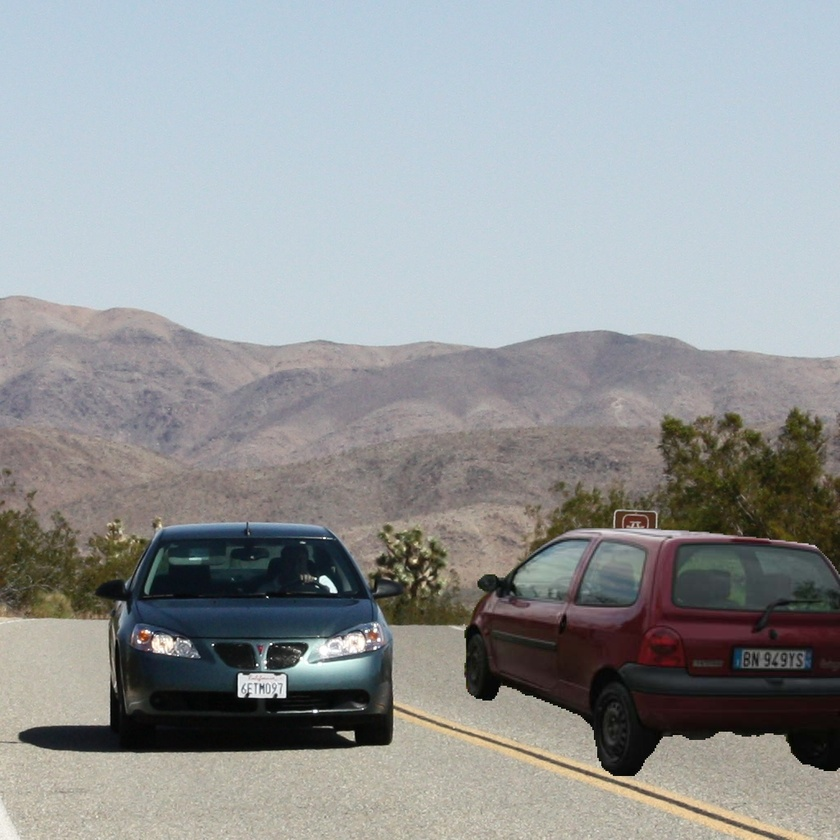
#> input picture Prove_2025/immagini/auto.jpg, 840 x 840 px, shrunk from 1024 x 1024 before the run, found by its file name
$ python Ex3.py
#> lines starting #> are read from the running program, lines starting #| are printed output that depends on the picture; after the words box and inside, x2 and y2 are one past the last pixel; in counts of white or black regions, pixels touching at a corner belong together
# -*- coding: utf-8 -*-
"""
Created on Sat Apr 19 19:24:01 2025

@author: david
"""

import skimage.io as io
import numpy as np
import matplotlib.pyplot as plt
import scipy.ndimage as ndi
import skimage.morphology as morph
import skimage.color as col

plt.close('all')
x = io.imread('../Immagini/auto.jpg')
#> x is the input picture: shape (840, 840, 3); mean R, G, B 148.4, 151.6, 152.9
plt.figure('input')
plt.imshow(x, cmap='gray', clim=[0,255])

# 1. si generano copie dell’immagine a diversa qualit`a xQ(m, n, k) (Q = 1 : 10 : 100);
Quality = [90]
Y = []
for Q in Quality:
    filename= 'q'+ str(Q) + '.jpg'
    io.imsave(filename, x, quality=Q ) #compressione
    xq =io.imread(filename)
    d= (x - xq )**2
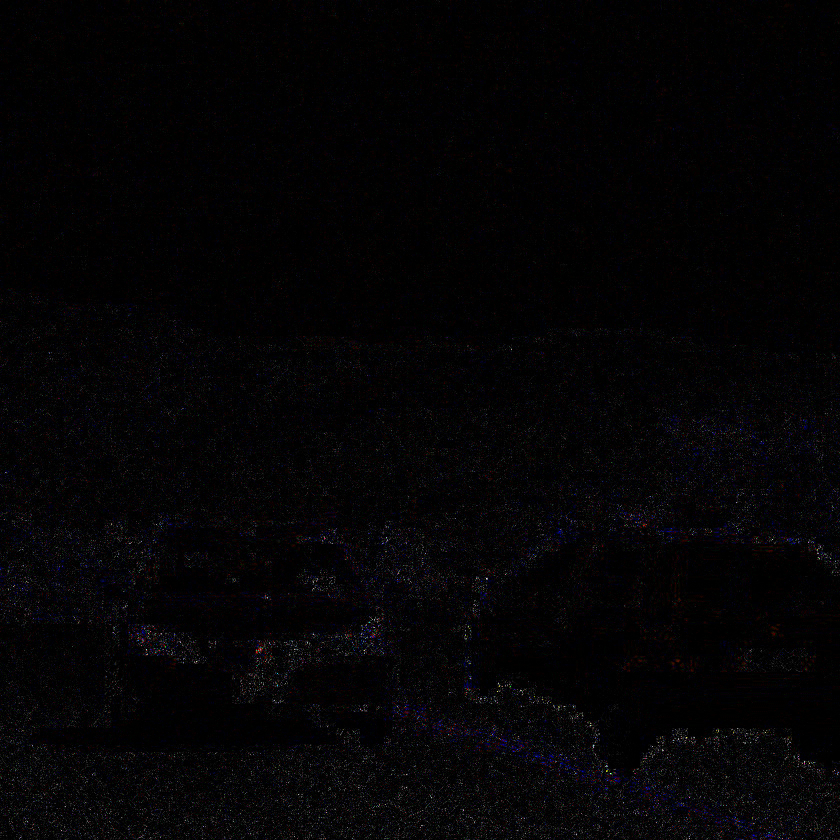
#> d: shape (840, 840, 3); mean R, G, B 4.4, 3.5, 4.7
    d = np.mean(d, -1)
#> d: shape (840, 840) float64
    y = ndi.generic_filter(d, np.mean, (16,16))
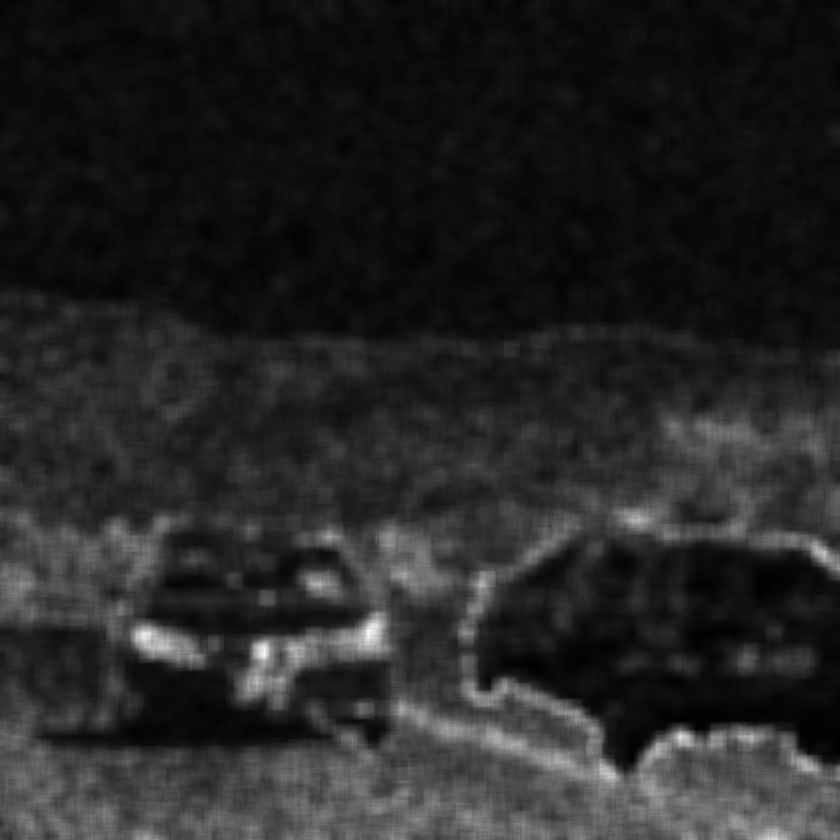
#> y: shape (840, 840) float64; min 0.306, max 26.36, mean 4.2; drawn with min black and max white
    Y.append(y)
    plt.figure(filename)
    y = y<1
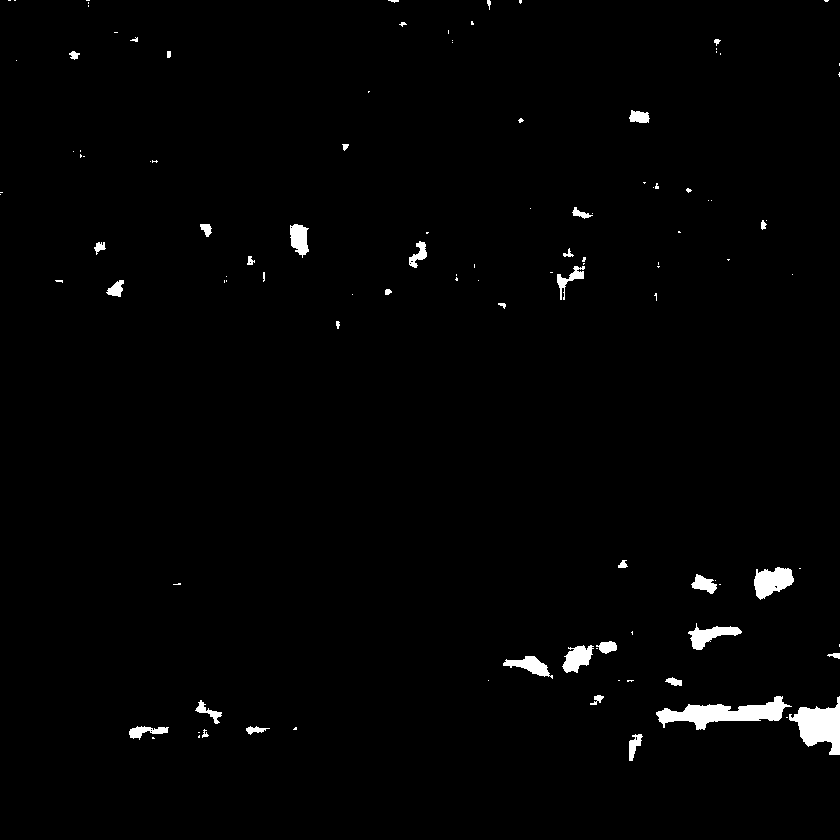
#> y: shape (840, 840) bool; 1.4% white; 111 white regions (72 under 20 px), largest, box (x1, y1, x2, y2) and area: (656, 696, 792, 730) 2021, (789, 696, 840, 755) 1635, (754, 567, 794, 600) 861
    plt.imshow(y, cmap='gray', clim=[0,1])
    y= morph.binary_closing(y, morph.disk(10))
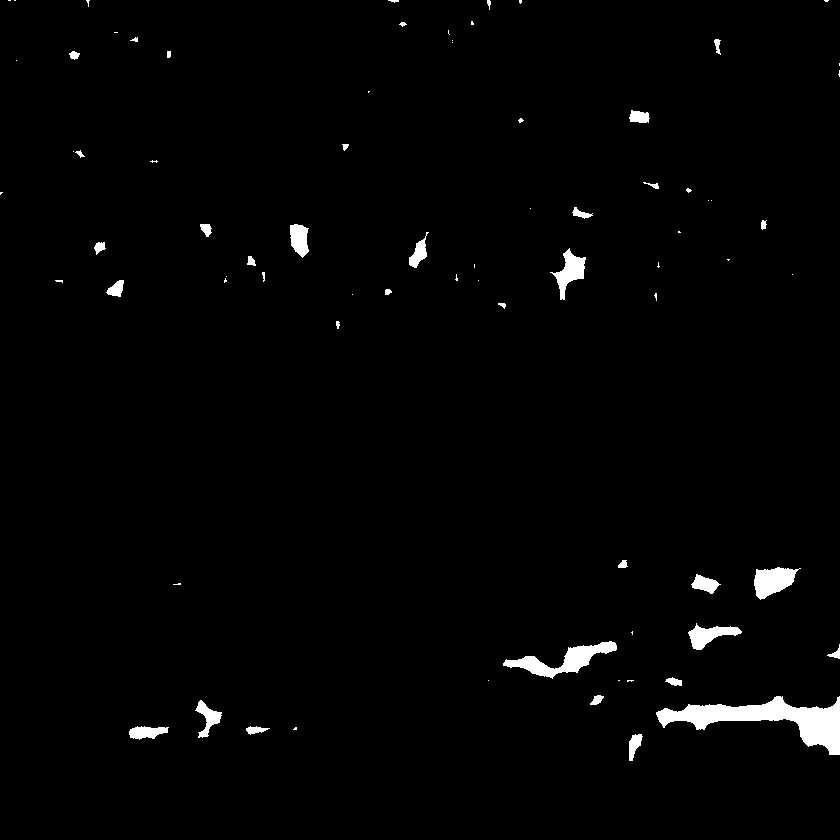
#> y: shape (840, 840) bool; 1.7% white; 77 white regions (40 under 20 px), largest, box (x1, y1, x2, y2) and area: (656, 696, 840, 755) 4049, (503, 641, 617, 679) 1468, (754, 567, 801, 600) 941
    y= morph.binary_opening(y, morph.rectangle(10,10))
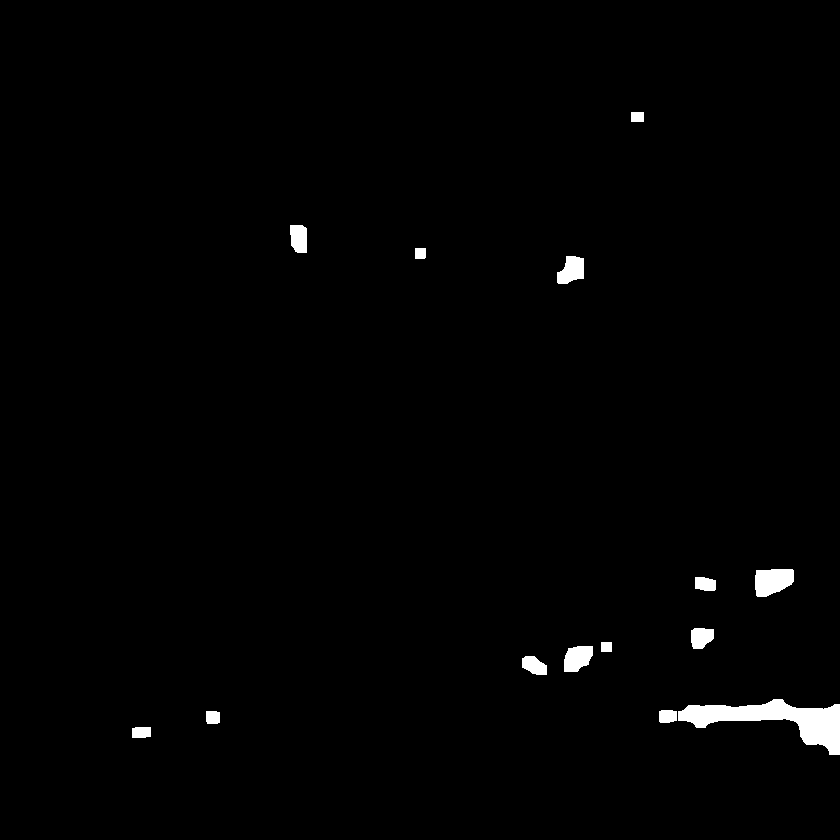
#> y: shape (840, 840) bool; 1.1% white; 14 white regions, largest, box (x1, y1, x2, y2) and area: (678, 699, 840, 755) 3670, (755, 569, 794, 597) 878, (564, 646, 593, 672) 595
    plt.figure(filename+'2')
    plt.imshow(y, cmap='gray', clim=[0,1])

$ run again, with Prove_2025/immagini/barbara.jpg copied over Prove_2025/immagini/auto.jpg
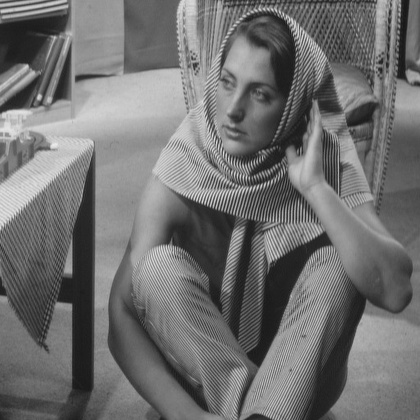
#> input picture Prove_2025/immagini/barbara.jpg, 420 x 420 px, shrunk from 512 x 512 before the run, found by its file name
#> x is the input picture: shape (420, 420, 3); min 21, max 235, mean 112.4
#> `y = y<1`:
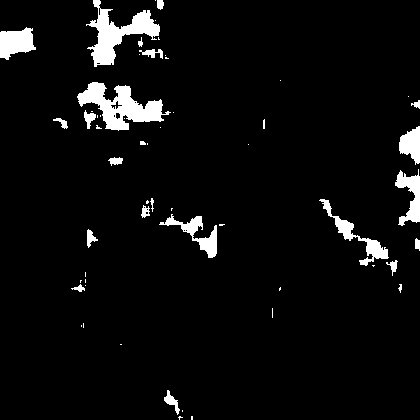
#> y: shape (420, 420) bool; 4.9% white; 57 white regions (34 under 20 px), largest, box (x1, y1, x2, y2) and area: (77, 82, 171, 131) 2028, (86, 0, 160, 67) 1820, (319, 199, 389, 266) 811
#> `y= morph.binary_opening(y, morph.rectangle(10,10))`:
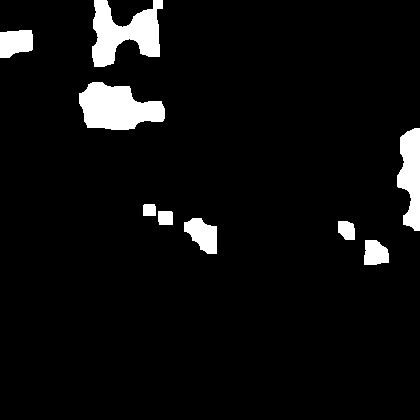
#> y: shape (420, 420) bool; 5.7% white; 9 white regions, largest, box (x1, y1, x2, y2) and area: (79, 82, 165, 130) 2852, (92, 0, 163, 67) 2749, (397, 128, 420, 231) 1667
